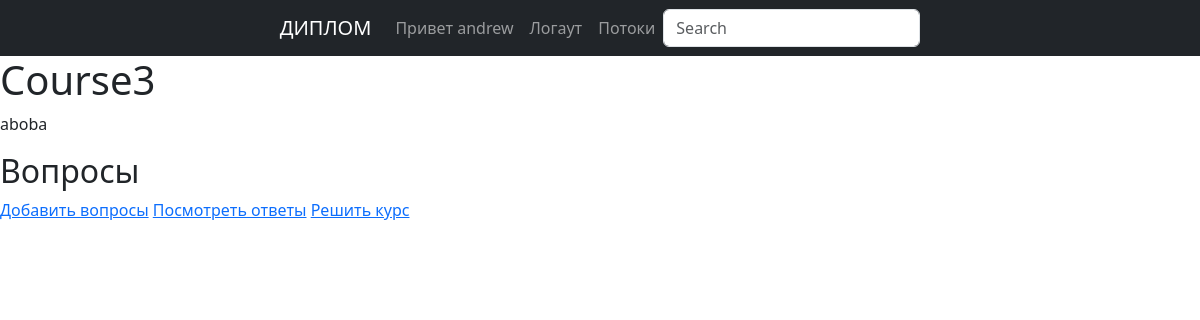
The page /bigcourse/1/course/5/ (signed in) on the database as committed earlier.
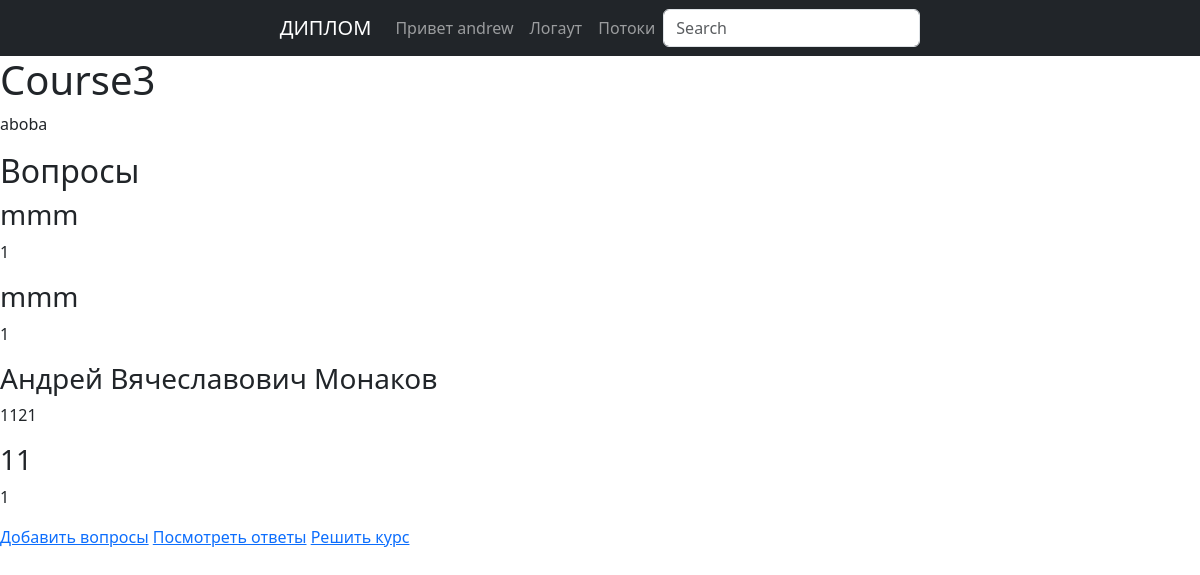
The same page on the database as committed later.
### base/models.py (models this page shows, shortened)
class Question(models.Model):
    user= models.ForeignKey(User, on_delete=models.CASCADE)
    bigcourse = models.ForeignKey(BigCourse, on_delete= models.CASCADE, null = True)
    course = models.ForeignKey(Course, on_delete= models.CASCADE)
    name = models.CharField(max_length=100)
    vopros = models.TextField(default='')
    otvet = models.TextField(default='')
    points = models.IntegerField(default=1)

### base/views.py (the view)
# urls.py: path('bigcourse/<str:pk>/course/<str:pk_1>/', views.course, name='course'),
def course(request, pk, pk_1):
    bigcourse = BigCourse.objects.get(id=pk)
    course = Course.objects.get(id=pk_1)
    questions = Question.objects.filter(course=course)
    if BigCourse.objects.filter(course=course).first().id != bigcourse.id:
        return HttpResponse('ухади')
    context = {'course': course, 'questions': questions}
    return render(request, 'courses/course.html', context)

### base/templates/courses/course.html (shortened to what this page needs)
{% extends 'main.html' %}
{% block content %}
  <h1>{{ course.name }}</h1>
  <p>{{ course.description }}</p>
  <h2>Вопросы</h2>
  {% for question in questions %}
    <div class="question-card">
      <h3>{{ question.name }}</h3>
      <p>{{ question.vopros }}</p>
    </div>
  {% endfor %}
  {% if user.is_authenticated %}
  {% url 'add_question' pk=bigcourse.id pk_1=course.id as add_question_url %}
  {%if request.user == course.host%}
  <a href="{{ add_question_url }}add_question">Добавить вопросы</a>
  <a href="{{ add_question_url }}questions">Посмотреть ответы</a>
  {%endif%}
  <a href="{{ add_question_url }}solve">Решить курс</a>
 {% endif %}
{% endblock %}

Rows that differ between the two databases and show on the page:
added Question: name "mmm", vopros "1"
added Question: name "mmm", vopros "1"
added Question: name "Андрей Вячеславович Монаков", vopros "1121"
added Question: name "11", vopros "1"
